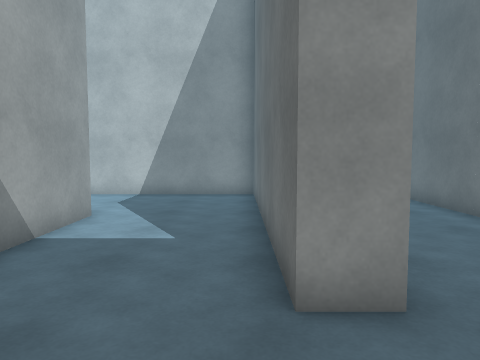
view 1 (above)

24 first-person views from a walk through a scene from a Unity 3-D project. The camera is 1.4 m above the floor, tilts 4° down and sees 70° across. The floor is counted in squares, 1 m on a side. Each view is taken from the middle of a square. On the plan, view 1 faces up. The plan holds only what a view shows up to about 15 squares ahead; the rest is blank. The place goes on beyond the plan. The player is left out. Surface patterns are stand-ins for the level's own textures.

view 2
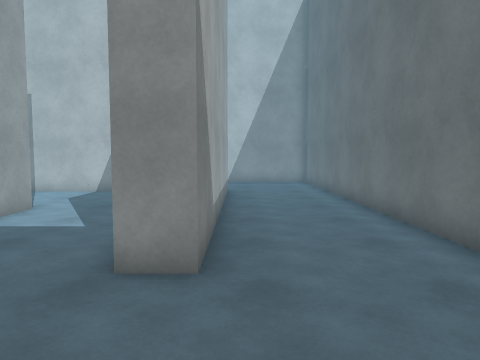

view 3
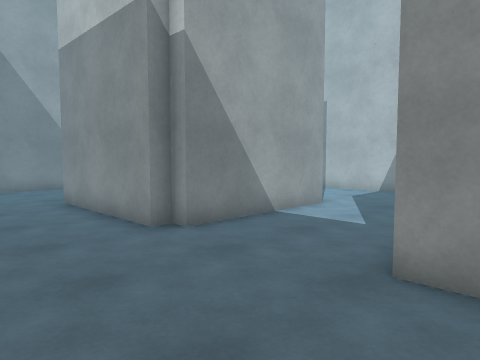

view 4
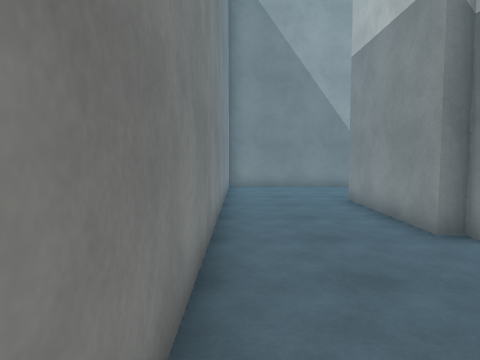

view 5
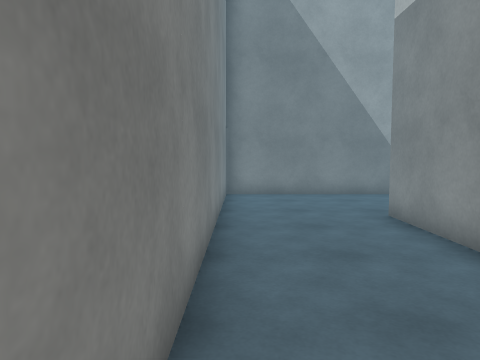

view 6
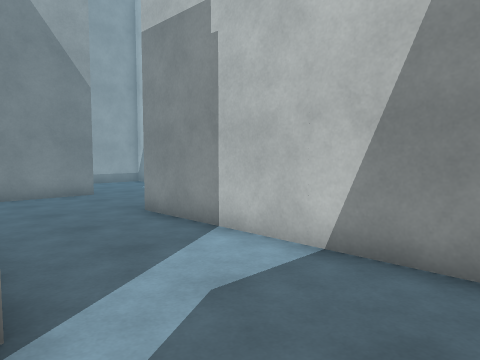

view 7
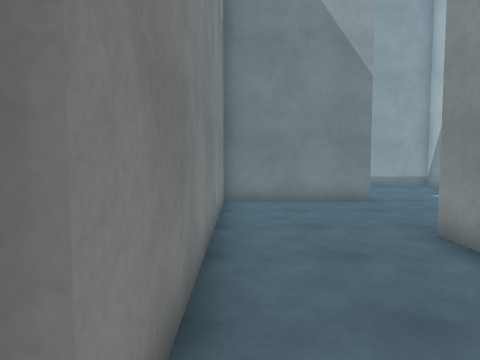

view 8
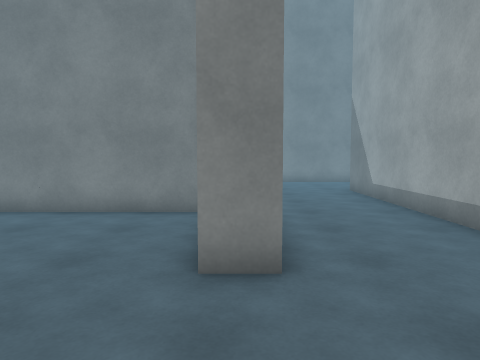

view 9
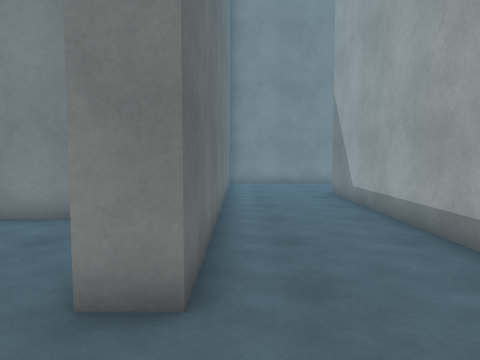

view 10
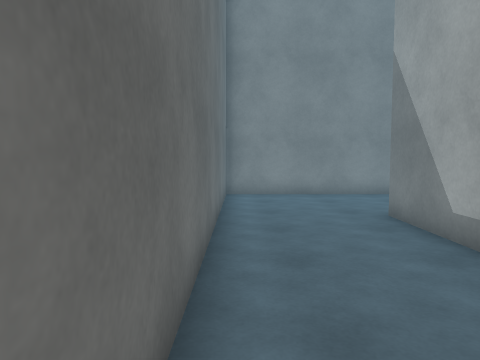

view 11
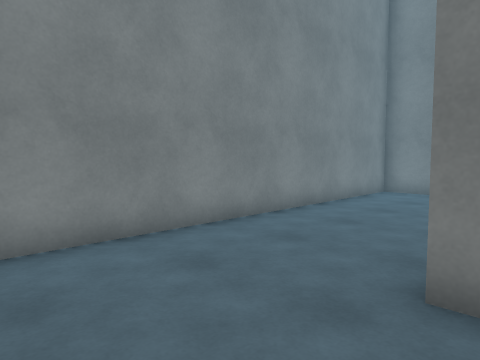

view 12
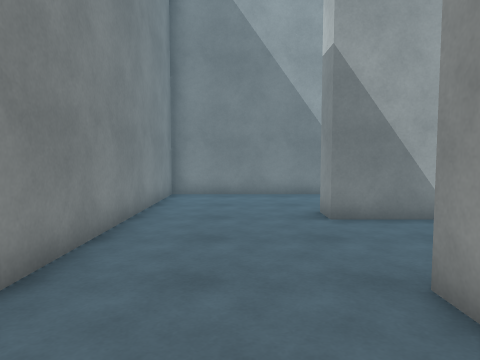

view 13
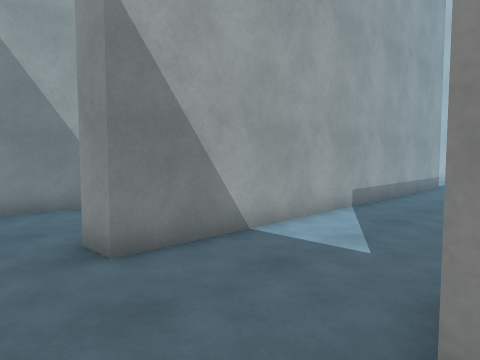

view 14
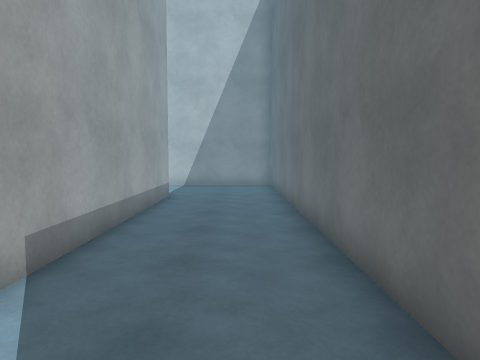

view 15
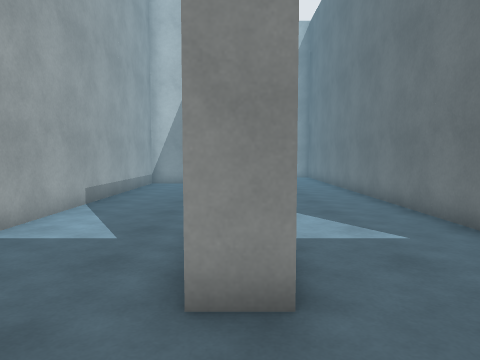

view 16
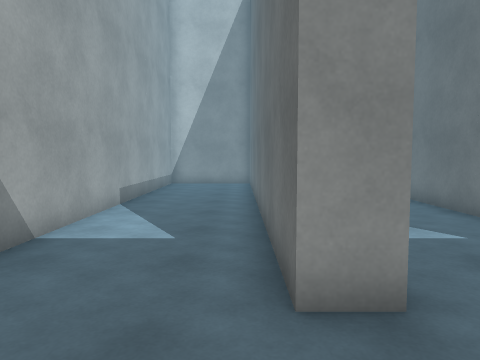

view 17
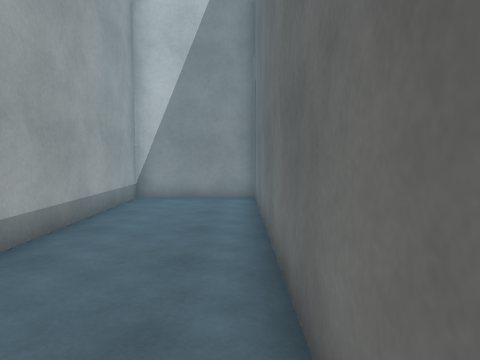

view 18
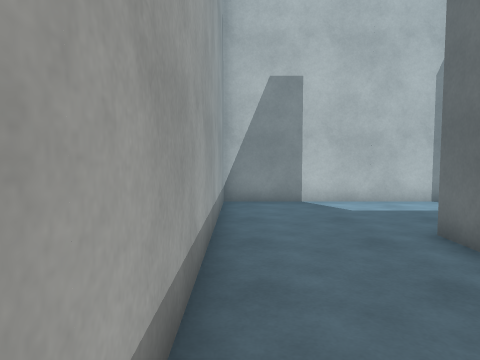

view 19
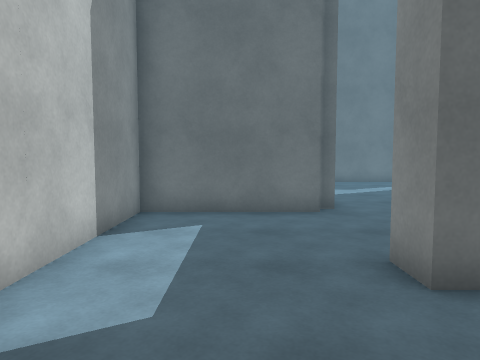

view 20
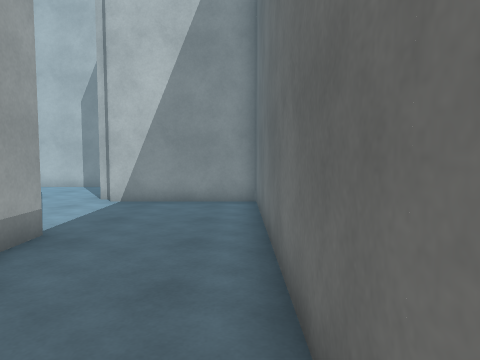

view 21
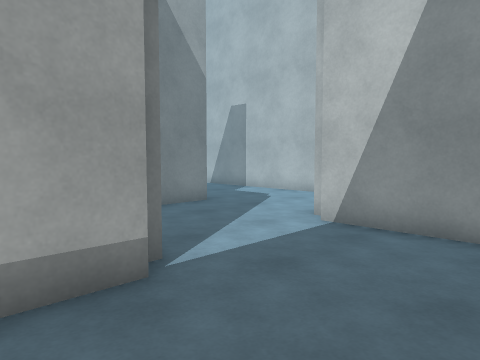

view 22
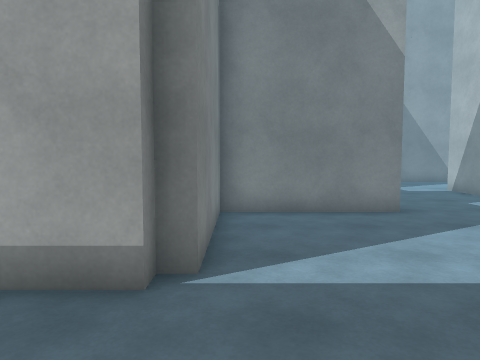

view 23
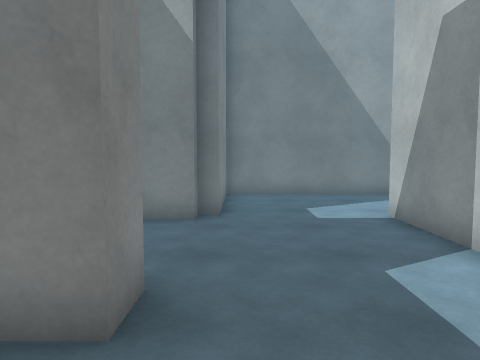

view 24
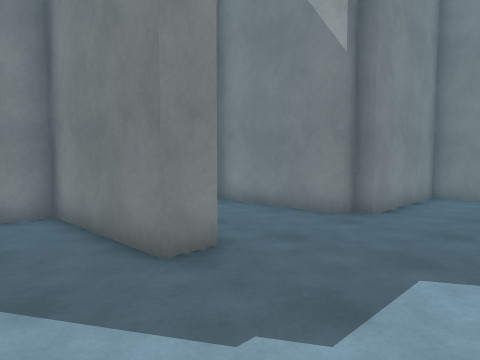

### Floor plan
Points are (right, up) in squares from view 1. A wall is a line through its corners. A room is listed if a view was taken in it or the views show most of it. See-through windows are left out.
Room 1 (views 1, 2, 3, 4, 5, 6, 7, 8, 9, 10, 11, 12, 13, 14, 15, 16, 17, 18, 19, 20, 21, 22, 23, 24)
walls: (-9.5, 12.9) (-9.5, 17.5) (-18.5, 17.5) (-18.5, 3) (-19.5, 3); (-13.5, 4.5) (-13.5, -1.5) (1.4, -1.5); (-19.5, 6.4) (-19.5, 20.8); (-3.5, 8) (-3.5, 3) (-4, 3) (-4, 2.5) (-9, 2.5); (-4.6, 18) (-3.5, 18) (-3.5, 13.5) (1, 13.5) (1, 13) (1.5, 13) (1.5, 3) (0.5, 3) (0.5, 12.2); (-23.5, 18) (-23.5, 3) (-24.5, 3) (-24.5, 17.5) (-28.5, 17.5) (-28.5, -1.5) (-14.5, -1.5) (-14.5, 13) (-13.5, 13) (-13.5, 8.5) (-4, 8.5); (0.5, 12.5) (-9, 12.5) (-9, 12.9); (-13.5, 24.5) (-13.5, 18.5) (-9, 18.5) (-9, 18) (-8.5, 18) (-8.5, 13.5); (-2.4, 22.5) (-9, 22.5); (5.5, 3.9) (5.5, 17.1); (5.6, 17.5) (1, 17.5)

Positions as (right, up) in squares from view 1, and headings:
1: (0, 0), facing up
2: (2, -1), facing up
3: (2, -1), facing up-left
4: (2, -1), facing left
5: (-1, -1), facing left
6: (-1, 8), facing up-left
7: (-3, 9), facing left
8: (-14, 17), facing down
9: (-15, 16), facing down
10: (-15, 11), facing down
11: (-15, 4), facing down-left
12: (-16, 1), facing left
13: (-19, 1), facing up-left
14: (-21, 6), facing up
15: (-24, 0), facing up
16: (-25, 0), facing up
17: (-25, 6), facing up
18: (-18, 7), facing up
19: (-18, 15), facing right
20: (5, 7), facing up
21: (5, 11), facing up-left
22: (5, 14), facing left
23: (-1, 19), facing left
24: (-1, 22), facing down-left
